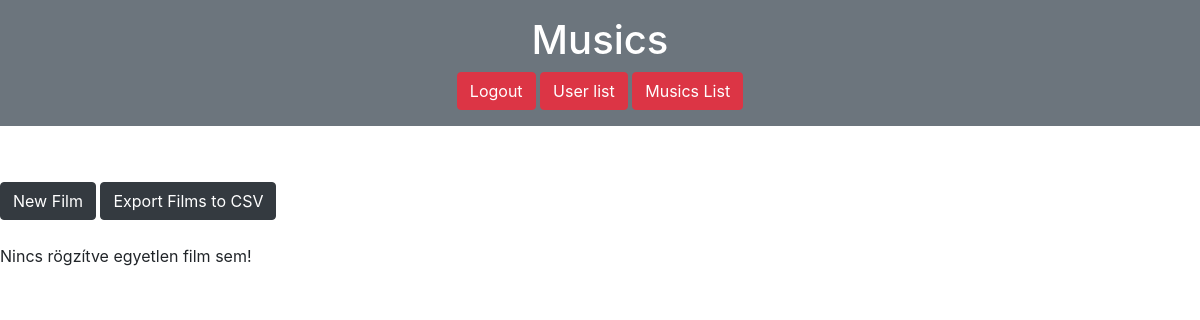
Page /index.php/films on the earlier database version.
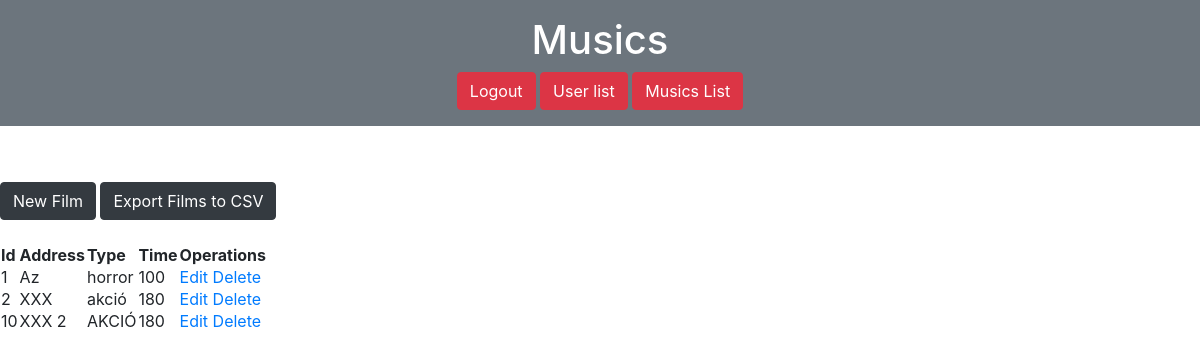
Same page on the later database version.
### tables this page shows
CREATE TABLE IF NOT EXISTS `films` (
  `id` int(11) NOT NULL AUTO_INCREMENT,
  `address` varchar(250) NOT NULL,
  `type_of` varchar(250) NOT NULL,
  `time` int(60) NOT NULL,
  PRIMARY KEY (`id`)
);

### application/controllers/films.php (called while the page is built, shortened)
<?php
class Films extends CI_Controller{
   public function __construct(){
        $this->load->model('films_model');
    }
    public function index(){
       $records = $this->films_model->get_list();
       $view_params = [
           'films'  =>  $records
       ];
       $this->load->helper('url');
       $this->load->view('films/list', $view_params);
    }
}

### index.php (called while the page is built, shortened)
<?php
require_once BASEPATH.'core/CodeIgniter.php';

### application/models/films_model.php (called while the page is built, shortened)
<?php
class films_model extends CI_Model{
    public function get_list(){
        $this->db->select('*');
        $this->db->from('films');
        $this->db->order_by('address','ASC');
        $query = $this->db->get();
        $result = $query->result();
        return $result;
    }
}

### application/views/films/list.php (the view, shortened to what this page needs)
<link rel="stylesheet" href="https://maxcdn.bootstrapcdn.com/bootstrap/4.4.1/css/bootstrap.min.css
">
<div class="text-center">
<div class="p-3 mb-2 bg-secondary text-white center">
    <h1>Musics</h1>
	 <a href="<?php echo base_url() ?>auth/logout" class="btn btn-danger ">Logout  </a>
     <a href="<?php echo base_url() ?>auth" class="btn btn-danger ">User list</a>
	 <a href="<?php echo base_url() ?>musics/index" class="btn btn-danger ">Musics List</a>
</div>
</div>
 <a href="<?php echo base_url() ?>films/insert" class="btn btn-dark ">New Film</a>
 <a href="<?php echo base_url() ?>films/exports_data" class="btn btn-dark ">Export Films to CSV</a>
<?php if($films == NULL || empty($films)): ?>
    <p>Nincs rögzítve egyetlen film sem!</p>
<?php else: ?>
    <table>
        <thead>
            <tr>
                <th>Id</th>
                <th>Address</th>
                <th>Type</th>
                <th>Time</th>
                <th>Operations</th>
            </tr>
        </thead>
        <tbody>
            <?php foreach($films as &$film): ?>
            <tr>
                <td><?=$film->id?></td>
                <td><?=$film->address?></td>
                <td><?=$film->type_of?></td>
                <td><?=$film->time?></td>
                <td>
                    <?php echo anchor(base_url('films/edit/'.$film->id),'Edit');?>
                    <?php echo anchor(base_url('films/delete/'.$film->id),'Delete');?>
                </td>
            </tr>
            <?php endforeach; ?>
        </tbody>
    </table>
<?php endif; ?>

Differences in the rows shown:
added films: id "1", address "Az", type_of "horror", time "100", id "Edit", id "Delete"
added films: id "2", address "XXX", type_of "akció", time "180", id "Edit", id "Delete"
added films: id "10", address "XXX 2", type_of "AKCIÓ", time "180", id "Edit", id "Delete"
Other differences:
text no longer shown: "Nincs rögzítve egyetlen film sem!"
text now shown: "Id Address Type Time Operations"
